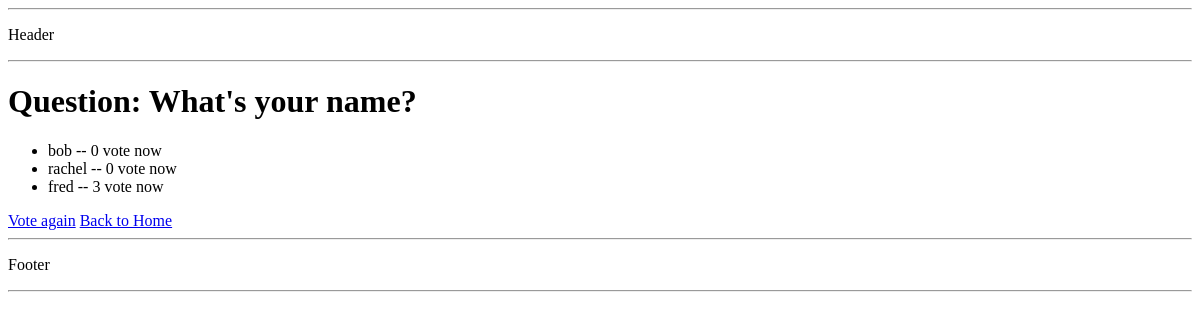
Page /my_polls_app/1/results/ on the earlier database version.
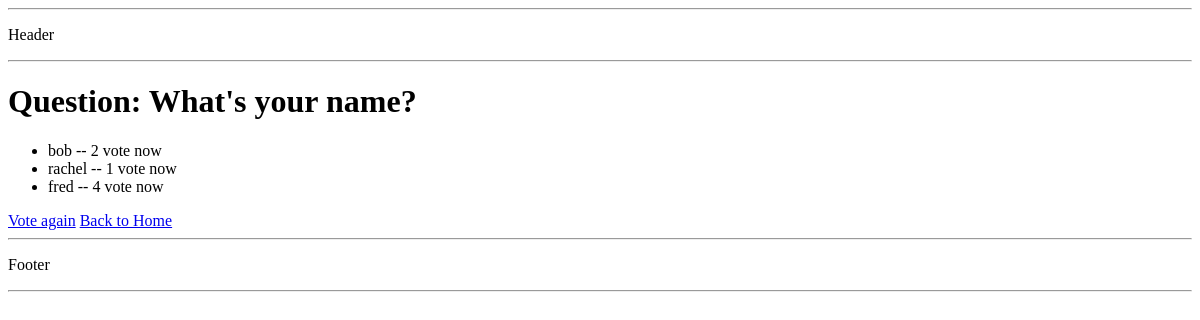
Same page on the later database version.
### my_polls_app/models.py (models this page shows, shortened)
class Choice(models.Model):
    choice_text = models.CharField(max_length=200)
    vote=models.IntegerField(default=0)
    question = models.ForeignKey(Question, on_delete=models.CASCADE)

### my_polls_app/views.py (the view)
# urls.py: url(r'^(?P<question_id>[0-9]+)/results/$', views.results_ver1, name='results'),
def results_ver1(request,question_id):
    question = get_object_or_404(Question,pk=question_id)
    return render(request,'my_polls_app/results.html',{'question':question})

### my_polls_app/templates/my_polls_app/results.html
{% extends 'my_polls_app/base.html'%}
{% block main_content %}
<h1>Question: {{ question.question_text}}</h1>
<ul>
  {% for choice in question.choice_set.all %}
    <li> {{choice.choice_text}} -- {{choice.vote}} vote now{{ choice.votes|pluralize}}</li>
  {% endfor%}
</ul>
<a href="{% url 'my_polls_app:detail' question.id %}">Vote again</a>
<a href="{% url 'my_polls_app:index'%}">Back to Home</a>
{% endblock %}

Differences in the rows shown:
changed Choice "bob": vote "0" → "2"
changed Choice "rachel": vote "0" → "1"
changed Choice "fred": vote "3" → "4"
